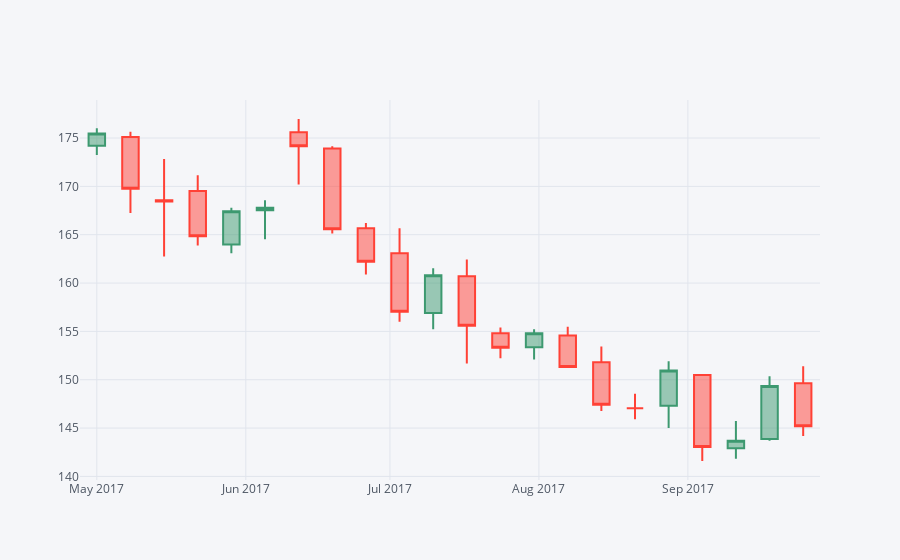

The cell this chart's notebook holds for it:
### Code cell
weekly.loc["5-2017":"9-2017"].iplot(kind="candle")

### Figure 1 — Plotly figure (JSON) as saved in the notebook; plotly's stock layout.template omitted (floating-point values rounded to 4 significant figures)
{"data": [{"close": [175.5, 169.8, 168.4, 164.8, 167.4, 167.8, 174.1, 165.6, 162.2, 157.0, 160.8, 155.6, 153.3, 154.8, 151.3, 147.4, 147.1, 151.0, 143.0, 143.7, 149.3, 145.2], "high": [176.0, 175.6, 172.8, 171.1, 167.8, 168.6, 177.0, 174.1, 166.2, 165.7, 161.5, 162.4, 155.4, 155.2, 155.5, 153.4, 148.6, 151.9, 150.5, 145.7, 150.4, 151.4], "low": [173.2, 167.2, 162.7, 163.9, 163.1, 164.5, 170.2, 165.1, 160.9, 156.0, 155.2, 151.7, 152.2, 152.1, 151.3, 146.8, 145.9, 145.0, 141.6, 141.8, 143.7, 144.2], "open": [174.2, 175.1, 168.6, 169.5, 164.0, 167.5, 175.6, 173.9, 165.7, 163.1, 156.9, 160.7, 154.8, 153.4, 154.6, 151.8, 147.1, 147.3, 150.5, 142.9, 143.9, 149.6], "showlegend": false, "type": "candlestick", "x": ["2017-05-01", "2017-05-08", "2017-05-15", "2017-05-22", "2017-05-29", "2017-06-05", "2017-06-12", "2017-06-19", "2017-06-26", "2017-07-03", "2017-07-10", "2017-07-17", "2017-07-24", "2017-07-31", "2017-08-07", "2017-08-14", "2017-08-21", "2017-08-28", "2017-09-04", "2017-09-11", "2017-09-18", "2017-09-25"], "yaxis": "y2"}], "layout": {"legend": {"bgcolor": "#F5F6F9", "font": {"color": "#4D5663"}}, "paper_bgcolor": "#F5F6F9", "plot_bgcolor": "#F5F6F9", "title": {"font": {"color": "#4D5663"}}, "xaxis": {"gridcolor": "#E1E5ED", "rangeslider": {"visible": false}, "showgrid": true, "tickfont": {"color": "#4D5663"}, "title": {"font": {"color": "#4D5663"}, "text": ""}, "zerolinecolor": "#E1E5ED"}, "yaxis": {"gridcolor": "#E1E5ED", "showgrid": true, "showticklabels": false, "tickfont": {"color": "#4D5663"}, "title": {"font": {"color": "#4D5663"}, "text": ""}, "zerolinecolor": "#E1E5ED"}, "yaxis2": {"gridcolor": "#E1E5ED", "showgrid": true, "tickfont": {"color": "#4D5663"}, "title": {"font": {"color": "#4D5663"}, "text": ""}, "zerolinecolor": "#E1E5ED"}}}
